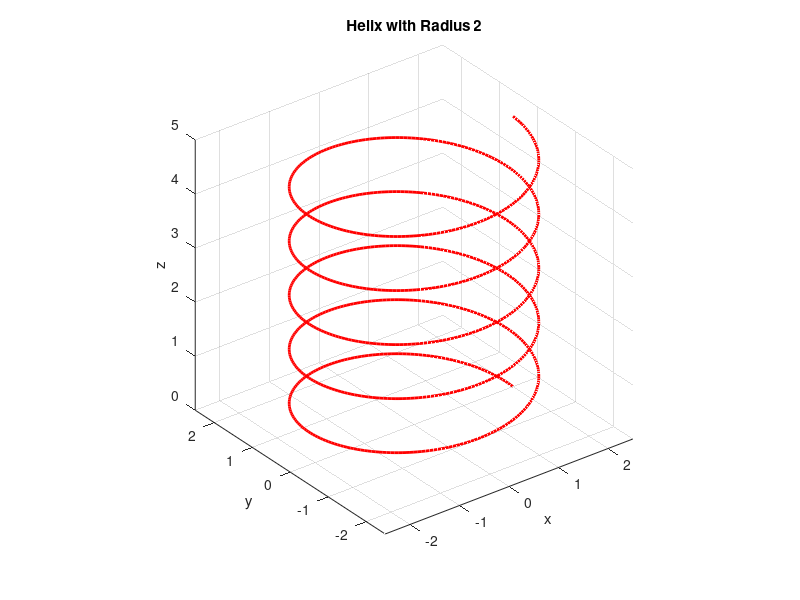

Here is the MATLAB script that generated this plot:
% Helix Plot
t = linspace(0, 10*pi, 1000);  % Create an array of points for t from 0 to 10*pi
r = 2;                    % Define the radius of the helix
x = r * cos(t);           % Calculate x-coordinates of the helix
y = r * sin(t);           % Calculate y-coordinates of the helix
z = t / (2*pi);                % Calculate z-coordinates (1 unit per revolution)

plot3(x, y, z, 'r-', 'LineWidth', 2); % Plot the helix with red line and line width 2
grid on                              % Turn on the grid
xlabel('x')                          % Label x-axis
ylabel('y')                          % Label y-axis
zlabel('z')                          % Label z-axis
title('Helix with Radius 2')         % Add title to the plot
axis equal                           % Set equal scaling for all axes
